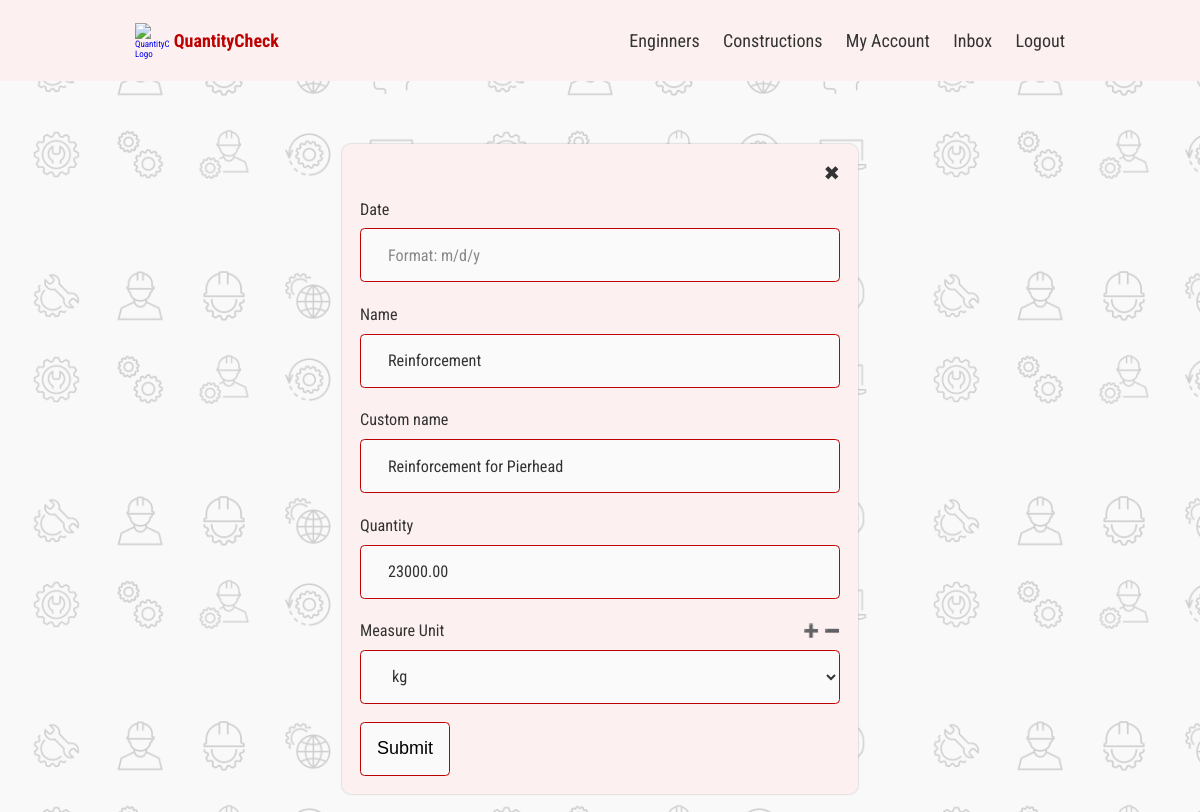
/update-reinforcement-quantity/496e28fd-186e-451e-8a79-7d35dd16fc97 (signed in), run on an earlier commit of the app's database.
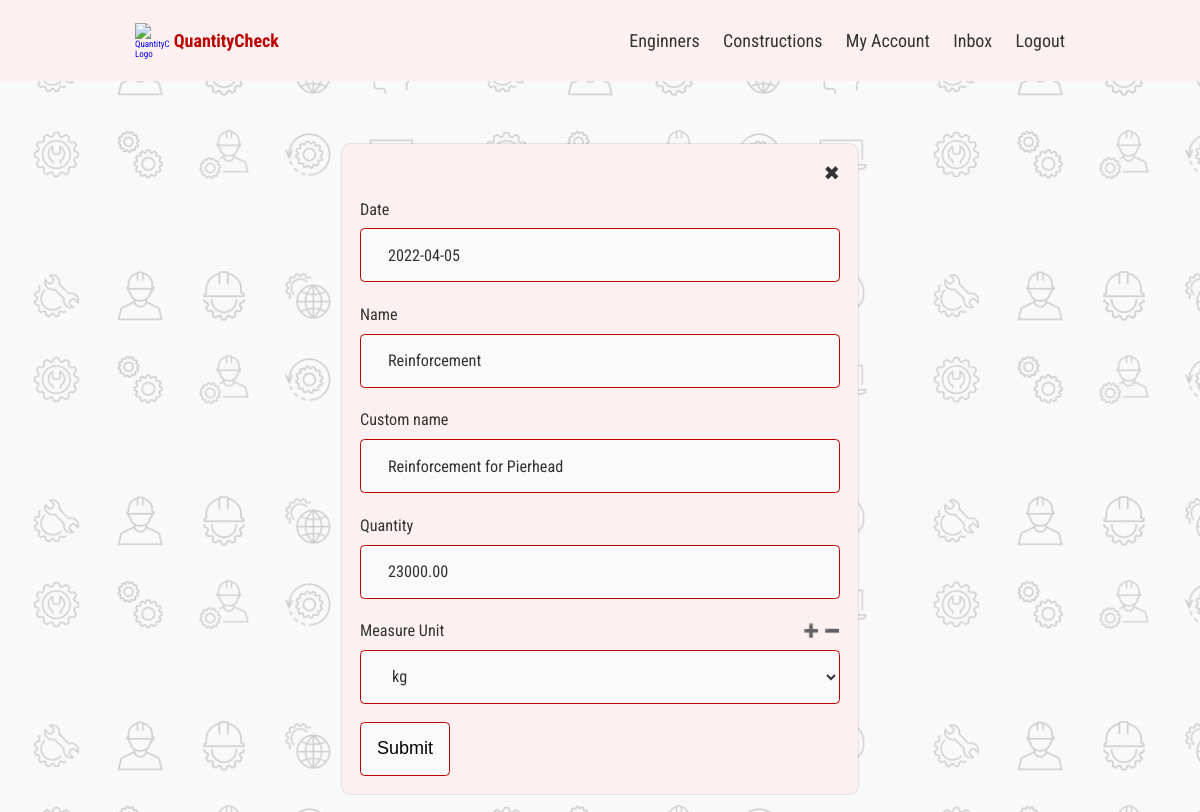
And on a later commit of the database.
### constructions/models.py (models this page shows, shortened)
class Reinforcement(models.Model):
    owner = models.ForeignKey(Construction, null=True, blank=True, on_delete=models.CASCADE)
    date = models.DateField(auto_now_add=False, auto_now=False, null=True, blank=True)
    name = models.CharField(max_length=50, default='Position Name')
    custom_name = models.CharField(max_length=50, default='Position Custom Name')
    quantity = models.DecimalField(decimal_places=2, max_digits=50, null=True, blank=True, default=0)
    measure_unit_dropdown = models.ForeignKey('MeasureUnit', null=True, blank=True, on_delete=models.SET_NULL)
    created = models.DateTimeField(auto_now_add=True)
    id = models.UUIDField(default=uuid.uuid4, unique=True, primary_key=True, editable=False)
    class Meta:
        ordering = ['-created']

### constructions/views.py (the view, shortened to what this page needs)
# urls.py: path('update-reinforcement-quantity/<str:pk>', views.updateReinforcementQuantity, name='update-reinforcement-quantity'),
@login_required(login_url='users:login')
def updateReinforcementQuantity(request, pk):
    quantity = Reinforcement.objects.get(id=pk)
    constructionObj = quantity.owner
    form = ReinforcementForm(instance=quantity)
    context = {'form':form, 'construction':constructionObj}
    return render(request, 'constructions/add_quantity.html', context)

### constructions/forms.py
class ReinforcementForm(ModelForm):
    class Meta:
        model = Reinforcement
        fields = ['date', 'name', 'custom_name', 'quantity', 'measure_unit_dropdown']
        widgets = {
            'measure_unit_dropdown': forms.Select(),
        }
        labels = {
            "measure_unit_dropdown": "Measure Unit"
        }
    def __init__(self, *args, **kwargs):
        super(ReinforcementForm, self).__init__(*args, **kwargs)
        self.fields['date'].widget.attrs.update({'class':'input'})
        self.fields['date'].widget.attrs.update({'placeholder':'Format: m/d/y'})
        self.fields['name'].widget.attrs.update({'class':'input'})
        self.fields['custom_name'].widget.attrs.update({'class':'input'})
        self.fields['quantity'].widget.attrs.update({'class':'input'})
        self.fields['measure_unit_dropdown'].widget.attrs.update({'class':'input'})

### constructions/models.py (called while the page is built)
    def __str__(self):
        return self.name

### constructions/templates/constructions/add_quantity.html (shortened to what this page needs)
{% extends 'main.html' %}
{% block content %}
    <main class="formPage">
        <div class="content-box">
            <div class="formWrapper">
                <a class="backButton" href="{{request.META.HTTP_REFERER}}">&#10006</a>
                <br>
                <form id="construction__form" action="" class="add__form" method="POST" enctype="multipart/form-data">
                    {% for field in form %}
                        <div class="form__field">
                            <label class="form__label" for="formInput#text">{{field.label}}
                                {% if field.label == "Measure Unit" %}
                                    <a class="add__measure_unit" href="{% url 'constructions:add-measure-unit' %}">➕</a>
                                    <a class="remove__measure_unit" href="{% url 'constructions:remove-measure-unit' %}">➖</a>
                                {% endif %}
                            </label>
                            <p>{{field}}</p>
                        </div>
                    {% endfor %}
                    <input class="btn btn--sub btn--lg  my-md" type="submit" value="Submit" />
                </form>
            </div>
        </div>
    </main>
{% endblock content %}

What changed in the data, as far as the page shows it:
changed Reinforcement "Reinforcement": date (not shown) → "2022-04-05"
